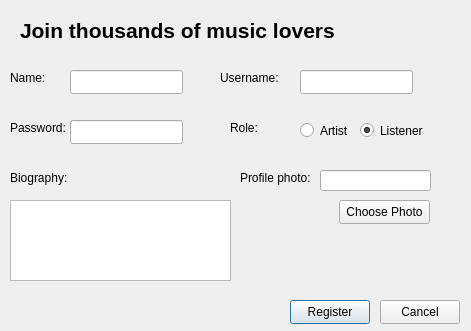
<?xml version="1.0" encoding="UTF-8"?>
<ui version="4.0">
 <class>RegisterDialog</class>
 <widget class="QDialog" name="RegisterDialog">
  <property name="geometry">
   <rect>
    <x>0</x>
    <y>0</y>
    <width>471</width>
    <height>331</height>
   </rect>
  </property>
  <property name="windowTitle">
   <string>Dialog</string>
  </property>
  <widget class="QLabel" name="label">
   <property name="geometry">
    <rect>
     <x>20</x>
     <y>20</y>
     <width>361</width>
     <height>20</height>
    </rect>
   </property>
   <property name="font">
    <font>
     <pointsize>16</pointsize>
     <bold>true</bold>
    </font>
   </property>
   <property name="text">
    <string>Join thousands of music lovers</string>
   </property>
  </widget>
  <widget class="QLabel" name="label_2">
   <property name="geometry">
    <rect>
     <x>10</x>
     <y>70</y>
     <width>49</width>
     <height>16</height>
    </rect>
   </property>
   <property name="text">
    <string>Name:</string>
   </property>
  </widget>
  <widget class="QLabel" name="label_3">
   <property name="geometry">
    <rect>
     <x>220</x>
     <y>70</y>
     <width>71</width>
     <height>16</height>
    </rect>
   </property>
   <property name="text">
    <string>Username:</string>
   </property>
  </widget>
  <widget class="QLabel" name="label_4">
   <property name="geometry">
    <rect>
     <x>10</x>
     <y>120</y>
     <width>61</width>
     <height>16</height>
    </rect>
   </property>
   <property name="text">
    <string>Password:</string>
   </property>
  </widget>
  <widget class="QLabel" name="label_5">
   <property name="geometry">
    <rect>
     <x>10</x>
     <y>170</y>
     <width>81</width>
     <height>16</height>
    </rect>
   </property>
   <property name="text">
    <string>Biography:</string>
   </property>
  </widget>
  <widget class="QLineEdit" name="fullNameLineEdit">
   <property name="geometry">
    <rect>
     <x>70</x>
     <y>70</y>
     <width>113</width>
     <height>24</height>
    </rect>
   </property>
  </widget>
  <widget class="QLineEdit" name="usernameLineEdit">
   <property name="geometry">
    <rect>
     <x>300</x>
     <y>70</y>
     <width>113</width>
     <height>24</height>
    </rect>
   </property>
  </widget>
  <widget class="QLineEdit" name="passwordLineEdit">
   <property name="geometry">
    <rect>
     <x>70</x>
     <y>120</y>
     <width>113</width>
     <height>24</height>
    </rect>
   </property>
   <property name="echoMode">
    <enum>QLineEdit::EchoMode::Password</enum>
   </property>
  </widget>
  <widget class="QRadioButton" name="listenerRadioButton">
   <property name="geometry">
    <rect>
     <x>360</x>
     <y>120</y>
     <width>90</width>
     <height>21</height>
    </rect>
   </property>
   <property name="text">
    <string>Listener</string>
   </property>
   <property name="checkable">
    <bool>true</bool>
   </property>
   <property name="checked">
    <bool>true</bool>
   </property>
  </widget>
  <widget class="QRadioButton" name="artistRadioButton">
   <property name="geometry">
    <rect>
     <x>300</x>
     <y>120</y>
     <width>90</width>
     <height>21</height>
    </rect>
   </property>
   <property name="text">
    <string>Artist</string>
   </property>
  </widget>
  <widget class="QTextEdit" name="biographyTextEdit">
   <property name="geometry">
    <rect>
     <x>10</x>
     <y>200</y>
     <width>221</width>
     <height>81</height>
    </rect>
   </property>
  </widget>
  <widget class="QPushButton" name="createAccountButton">
   <property name="geometry">
    <rect>
     <x>290</x>
     <y>300</y>
     <width>80</width>
     <height>24</height>
    </rect>
   </property>
   <property name="text">
    <string>Register</string>
   </property>
  </widget>
  <widget class="QPushButton" name="cancelButton">
   <property name="geometry">
    <rect>
     <x>380</x>
     <y>300</y>
     <width>80</width>
     <height>24</height>
    </rect>
   </property>
   <property name="text">
    <string>Cancel</string>
   </property>
  </widget>
  <widget class="QLineEdit" name="profilePhotoLineEdit">
   <property name="geometry">
    <rect>
     <x>320</x>
     <y>170</y>
     <width>111</width>
     <height>21</height>
    </rect>
   </property>
   <property name="text">
    <string/>
   </property>
   <property name="readOnly">
    <bool>true</bool>
   </property>
  </widget>
  <widget class="QPushButton" name="choosePhotoButton">
   <property name="geometry">
    <rect>
     <x>339</x>
     <y>200</y>
     <width>91</width>
     <height>24</height>
    </rect>
   </property>
   <property name="text">
    <string>Choose Photo</string>
   </property>
  </widget>
  <widget class="QLabel" name="label_6">
   <property name="geometry">
    <rect>
     <x>240</x>
     <y>170</y>
     <width>91</width>
     <height>16</height>
    </rect>
   </property>
   <property name="text">
    <string>Profile photo:</string>
   </property>
  </widget>
  <widget class="QLabel" name="label_7">
   <property name="geometry">
    <rect>
     <x>230</x>
     <y>120</y>
     <width>49</width>
     <height>16</height>
    </rect>
   </property>
   <property name="text">
    <string>Role:</string>
   </property>
  </widget>
 </widget>
 <resources/>
 <connections/>
</ui>
